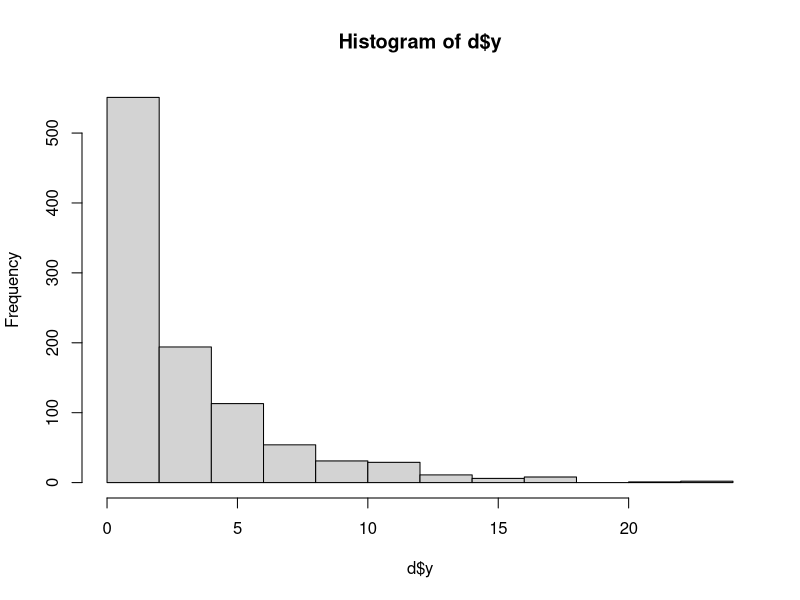

Reproduce this figure in R.
#Jan 22, 2018
#Maximum likelihood Neg. Binomial distrib

library(MASS)
#Neg Binomial Distribution

#1) Generage data
n=1000
X1 <- runif(n, min=0, max=1) #try normal with mu 0
k=2 #DISPERSION PARAMETER
B0 <- 0
B1 <- 2
Y=rnbinom(n=n, size=k, mu=exp(B0+B1*X1))
d <- data.frame(x=X1,y=Y)
hist(d$y)

summary(glm.nb(y~x, data=d))



opt.input<- function(y, theta){
  B0 <- theta[1]
  B1 <- theta[2]
  size <- theta[3]
  nlog.L <- -sum(log(dnbinom(d$y, size=size, mu=exp(B0+B1*X1), log=FALSE)))
  return(nlog.L)
}

ob <- optim(c(.5, .5, .5), opt.input, y=d, method="BFGS")
ob1 <- optim(c(.5, .5, .5), opt.input, y=d, method="BFGS")


#Why it doesn't like some of the Xs; -->R doesn't like too big of numbers for NBinom or Poisson
  
#why am i getting errors for dnbinom
  #try to get a df with the warning messages

#find a wordy version of optim's iterations output
  
  